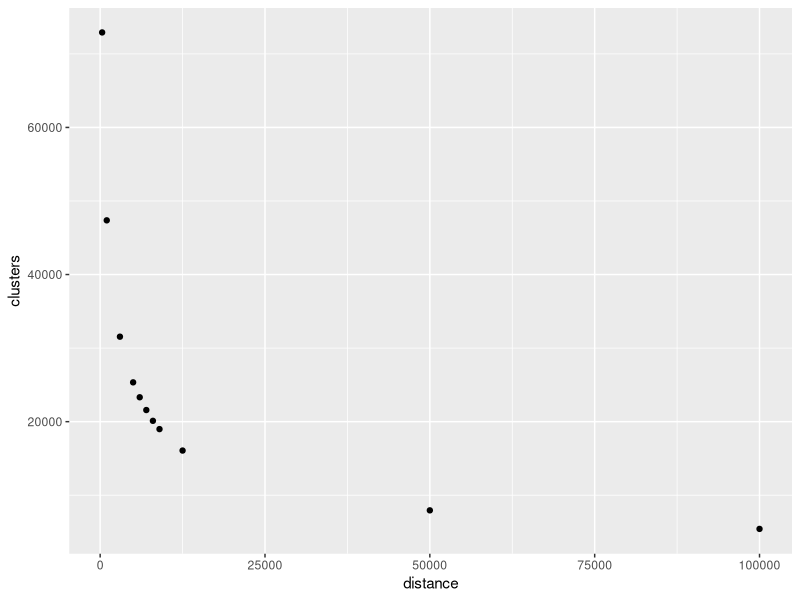

This figure's R source:
library(ggplot2)

distance <- c(300, 1000, 3000, 5000, 6000, 
              7000, 8000, 9000, 12500, 50000, 100000)
clusters <- c(72915, 47369, 31550, 25342, 23315,
              21578, 20110, 18985, 16070, 7940, 5417)

df <- data.frame(distance, clusters)

ggplot(df, aes(x=distance, y=clusters)) + geom_point()
